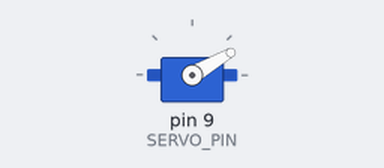
A sketch run on a simulated Arduino Uno, built with avr-gcc and run on an emulated ATmega328P. Parts: servo.

Above: at 0.05 s.
At 1.45 s:
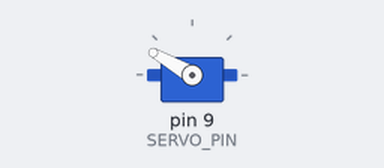
At 2.8 s:
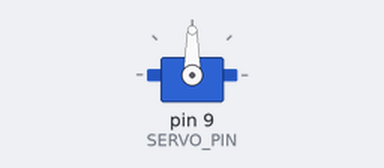
Timing chart, 0 to 6.4 s (numbered marks = the images above):
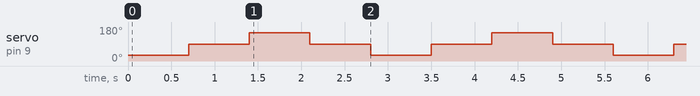

Measured:
- by itself, servo on pin 9 (SERVO_PIN): repeats every 2.8 s: 150° 0.70 s, 90° 0.70 s, 30° 0.70 s, 90° 0.70 s

The sketch:

Challenge04_ReturnToCenter.ino
```cpp
// Complete example solution for Lesson16, challenge 04.
#include <Servo.h>
Servo arm;
const int SERVO_PIN = 9;
void setup() {
  arm.attach(SERVO_PIN);
}
void loop() {
  arm.write(30);
  delay(700);
  arm.write(90);
  delay(700);
  arm.write(150);
  delay(700);
  arm.write(90);
  delay(700);
}
```
